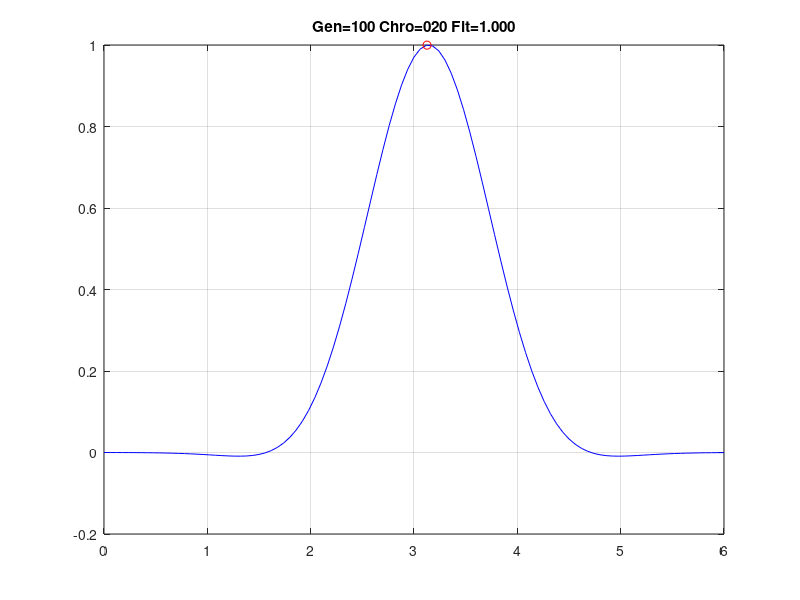
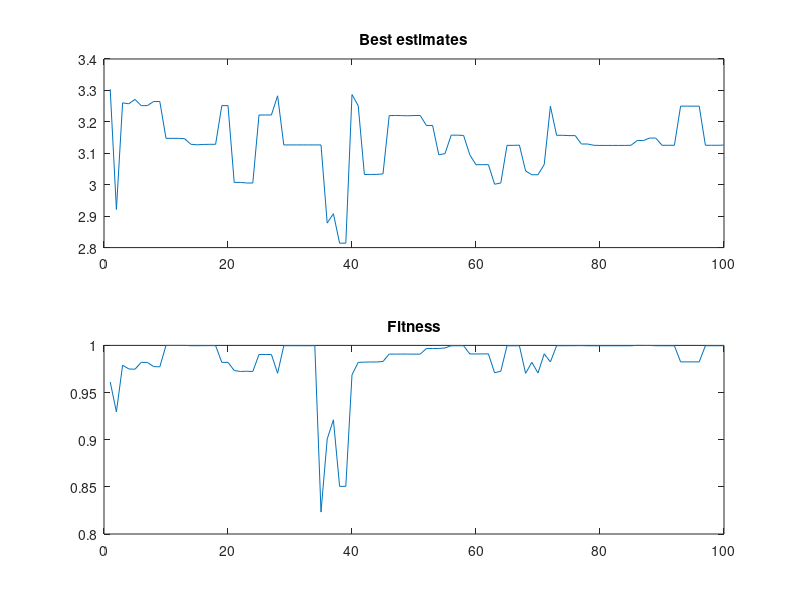

Write the MATLAB code that produced these figures, in order.
function []=GeneticAlgorithm()

% Ga implementation - 1
gasimple;

% GA implementation -2, real code
% GArealcode;

function [bestsol, bestfun, count]=gasimple(funstr)
clc; clear all; close all; dbstop if error;% program management

global solnew sol pop popnew fitness fitold f range;
if nargin<1,
    % Easom Function with fmax=l at x=pi
    funstr='-cos(x)*exp(-(x-3.1415926)^2)';
end
range=[0 6]; % Range/Domain

% Converting to an inline function
f=vectorize(inline(funstr));

x=linspace(range(1),range(2),101);
z=f(x); figure; plot(x,z,'b'); grid on; hold on;
hdL=plot(0,0,'ro');

% Initializing the parameters
rand('state' ,0'); % Reset the random generator
popsize=20; % Population size
MaxGen=100; % Max number of generations
count=0;    % counter
nsite=2;    % number of mutation sites
pc=0.95;    % Crossover probability
pm=0.05;    % Mutation probability
nsbit=16;   % String length (bits)

% Generating the initial population
popnew=init_gen(popsize,nsbit);
fitness=zeros(1,popsize); % fitness array

% Initialize solution <- initial population
for i=1:popsize,
    solnew(i)=bintodec(popnew(i,:));
end

% Start the evolution loop
for i=1:MaxGen,
    % Record as the history
    fitold=fitness; pop=popnew; sol=solnew;
    for j=1:popsize,
        % Crossover pair
        ii=floor(popsize*rand)+1; jj=floor(popsize*rand)+1;
        % Cross over
        if pc>rand,
            [popnew(ii,:),popnew(jj,:)]=...
            crossover(pop(ii,:),pop(jj,:));
            % Evaluate the new pairs
            count=count+2;
            evolve(ii); evolve(jj);
        end
        % Mutation at n sites
        if pm>rand,
            kk=floor(popsize*rand)+1; count=count+1;
            popnew(kk,:)=mutate(pop(kk,:),nsite);
            evolve(kk);
        end
    end % end for j
    % Record the current best
    bestfun(i)=max(fitness);
    bestsol(i)=mean(sol(bestfun(i)==fitness));
    set(hdL,'xdata',bestsol(i),'ydata',bestfun(i)); pause(0.05);
    title(sprintf('Gen=%03d Chro=%0.3d Fit=%5.3f',i,j,bestfun(i)));
end

% Display results
figure;
subplot (2,1,1); plot(bestsol); title('Best estimates');
subplot(2,1,2); plot(bestfun); title('Fitness');

% All the sub functions

% generation of the initial population
function pop=init_gen(np,nsbit)
% String length=nsbit+l with pop(:,l) for the Sign
pop=rand(np,nsbit+1)>0.5;

% Evolving the new generation
function evolve(j)
global solnew popnew fitness fitold pop sol f;
solnew(j)=bintodec(popnew(j,:));
fitness(j)=f(solnew(j));
if fitness(j)>fitold(j),
    pop(j,:)=popnew(j,:);
    sol(j)=solnew(j);
end

% Convert a binary string into a decimal number
function [dec]=bintodec(bin)
global range;
% Length of the string without sign
nn=length(bin)-1;
num=bin(2:end); % get the binary
% Sign=+1 if bin(1)=0; Sign=-1 if bin(1)=1.
Sign=1-2*bin(1);
dec=0;
% floating point/decimal place in a binary string
dp=floor(log2(max(abs(range))));
for i=1:nn,
    dec=dec+num(i)*2^(dp-i);
end
dec=dec*Sign;

% Crossover operator
function [c,d]=crossover(a,b)
nn=length(a)-1;
% generating a random crossover point
cpoint=floor(nn*rand)+1;
c=[a(1:cpoint) b(cpoint+1:end)];
d=[b(1:cpoint) a(cpoint+1:end)];

% Mutatation operator
function anew=mutate(a,nsite)
nn=length(a); anew=a;
for i=1:nsite,
j=floor(rand*nn)+1;
anew(j)=mod(a(j)+1,2);
end


% demonstrate real-code (number) GA
function []=GArealcode()
clc; clear all; close all; dbstop if error;% program management

% f(x,y)=(4-2.1*x^2+x^4/3)*x^2+x*y+4*(y^2-1)*y^2
[X,Y]=meshgrid(linspace(-3,3,31),linspace(-2,2,31));% grid points
F=(4-2.1*(X.^2)+(X.^4)./3).*(X.^2)+X.*Y+4*(Y.^2-1).*Y.^2;% grided obj function
figure; surf(X,Y,F,'edgecolor','none'); hold on; grid on;% show
xlabel('x'); ylabel('y'); alpha(0.3); view(-30,30);% label

% GA parameters
G=100; N=10; Ff=realmax;% no. of generation, chromosome, min func 
C=[(rand(1,N)-0.5)*6; (rand(1,N)-0.5)*4];% initial chromosome
ix=linspace(0,1-0.5/N,N); Ff_=[];% selection index
for g=1:G,% each generation
  for n=1:N,% each chromosome
    f(g,n)=(4-2.1*(C(1,n).^2)+(C(1,n).^4)./3).*(C(1,n).^2)+...
            C(1,n).*C(2,n)+4*(C(2,n).^2-1).*C(2,n).^2;% obj func
  end;
  if g==1,% first generation
    hdL=plot3(C(1,:),C(2,:),f(g,:),'r.');% show temp results
  else
    set(hdL,'xdata',C(1,:),'ydata',C(2,:),'zdata',f(g,:));% update
  end; drawnow; pause(0.2);
  [mi,iz]=min(f(g,:));% elitisim
  if mi<Ff,% better result
    Ff=mi; FC=C(:,iz);% store
    if g==1,
      hdL2=plot3(FC(1),FC(2),Ff,'b*');
    else
      set(hdL2,'xdata',FC(1),'ydata',FC(2),'zdata',Ff);
    end;
  end;
  Ff_=[Ff_ Ff];
  title(sprintf('Gen=%03d Ff= %5.3f x= %5.3f y= %5.3f',g,Ff, FC(1), FC(2)));% show
  % prepare selection
  f(g,:)=-f(g,:); mi=min(f(g,:)); mx=max(f(g,:));% change to max
  f(g,:)=(f(g,:)-mi)/(mx-mi+eps); f(g,:)=f(g,:)/sum(f(g,:)+eps);% scale
  cf=cumsum(f(g,:));
  for n=1:N,% selection
    z(n)=min(find(cf>=ix(n)));% better fitness?
    Cn(:,n)=C(:,z(n));% copy
  end;
  for n=1:2:N,% crossover
    if rand<0.7,% crossover prob
      r1=rand; r2=rand;% crossover ratio
      C(:,n)=r1*Cn(:,n)+(1-r1)*Cn(:,n+1);% crossover
      C(:,n+1)=r2*Cn(:,n+1)+(1-r2)*Cn(:,n);
    else
      C(:,n)=Cn(:,n); C(:,n+1)=Cn(:,n+1);% copy
    end;
  end;
  for n=1:N,% mutation
    if rand<0.1,% mutation prob
      C(:,n)=[(rand-0.5)*6; (rand-0.5)*4];% mutate, re-generate
    end;
  end;
end;
figure; plot(Ff_); grid on;
xlabel('Generations'); ylabel('Fitness');

